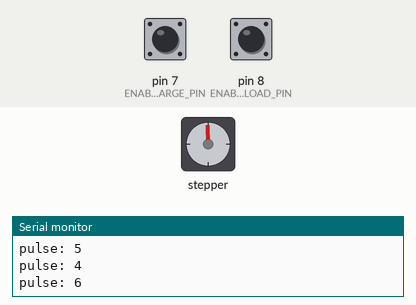
This sketch was run on a simulated Arduino Uno, built with avr-gcc and run on an emulated ATmega328P. Shown: stepper motor, the last lines printed to the serial monitor. Wiring (inferred from the names in the program): stepper motor (200 steps per turn assumed): coils pin 3, pin 4, pin 5, pin 6. The test bench sets the inputs (shaded band); at power-on: pin 7 (ENABLE_CHARGE_PIN) HIGH, pin 8 (ENABLE_LOAD_PIN) HIGH.

Above: at 1.2 s.
1.3 s: pin 7 (ENABLE_CHARGE_PIN) pulled LOW for 1 s
At 2.3 s:
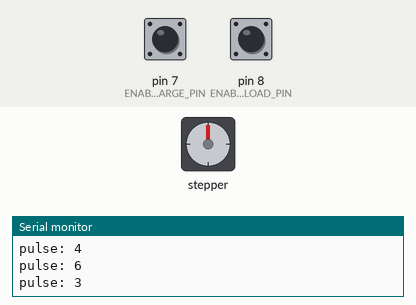
4.1 s: pin 8 (ENABLE_LOAD_PIN) pulled LOW for 1 s
At 5.1 s:
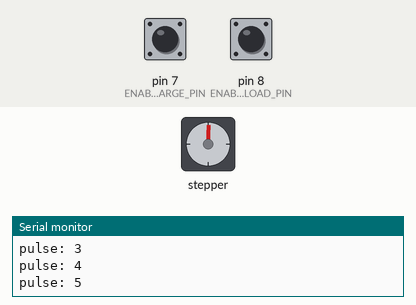
6.9 s: pin 8 (ENABLE_LOAD_PIN) pulled LOW for 3.2 s
At 7.8 s:
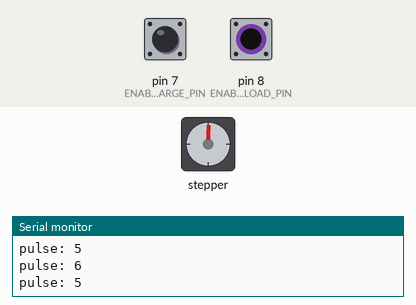
11.9 s: pin 7 (ENABLE_CHARGE_PIN) pulled LOW for 3.2 s
At 12.7 s:
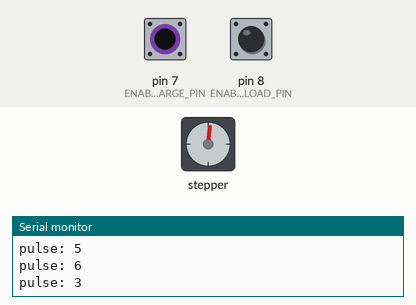
Timing chart, 0 to 16.8 s (numbered marks = the images above; inputs shaded):
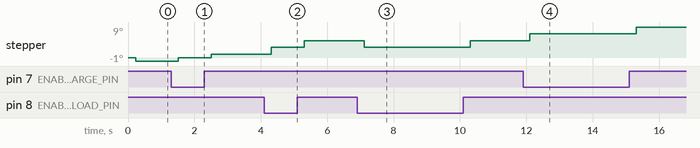

The sketch:

latching-relay.ino
```cpp
// outputs
#define CHARGE_ON_PIN 3
#define CHARGE_OFF_PIN 4
#define LOAD_ON_PIN 5
#define LOAD_OFF_PIN 6

// inputs
#define ENABLE_CHARGE_PIN 7
#define ENABLE_LOAD_PIN 8

class DualCoilLatchingRelay {
  private:
    byte pinOn;
    byte pinOff;
    bool stateOn;
  public:
    DualCoilLatchingRelay(byte pinOn, byte pinOff) {
      this->pinOn = pinOn;
      this->pinOff = pinOff;
      init();
    }
    void init() {
      pinMode(pinOn, OUTPUT);
      pinMode(pinOff, OUTPUT);
      digitalWrite(pinOn, LOW);
      digitalWrite(pinOff, LOW);

      bool stateOn = true;
      off();
    }

    void on() {
      if(!stateOn) {
        pulse(pinOn);
      }

      stateOn = true;
    }

    void off() {
      if(stateOn) {
        pulse(pinOff);
      }

      stateOn = false;
    }

    void pulse(byte pin) {
      Serial.print("pulse: ");
      Serial.println(pin);
      digitalWrite(pin, LOW);
      delay(10);
      digitalWrite(pin, HIGH);
      delay(100);
      digitalWrite(pin, LOW);
    }
};

class InputEnable {
  private:
    byte pin;
    byte state;
    byte lastReading;
    unsigned long lastDebounceTime = 0;
    unsigned long debounceDelay = 200;
  public:
    InputEnable(byte pin) {
      this->pin = pin;
      lastReading = HIGH;
      init();
    }
    void init() {
      pinMode(pin, INPUT_PULLUP);
      update();
    }
    void update() {
      byte newReading = digitalRead(pin);

      if (newReading != lastReading) {
        lastDebounceTime = millis();
      }
      if (millis() - lastDebounceTime > debounceDelay) {
        // Update the 'state' attribute only if debounce is checked
        state = newReading;
      }
      lastReading = newReading;
    }
    byte getState() {
      update();
      return state;
    }
    bool isEnabled() {
      return (getState() == LOW);
    }
};

DualCoilLatchingRelay chargeRelay(CHARGE_ON_PIN, CHARGE_OFF_PIN);
DualCoilLatchingRelay loadRelay(LOAD_ON_PIN, LOAD_OFF_PIN);

InputEnable enableCharge(ENABLE_CHARGE_PIN);
InputEnable enableLoad(ENABLE_LOAD_PIN);

void setup() {
    Serial.begin(9600);
  }

void loop() {
  if (enableCharge.isEnabled()) {
    chargeRelay.on();
  } else {
    chargeRelay.off();
  }

  if (enableLoad.isEnabled()) {
    loadRelay.on();
  } else {
    loadRelay.off();
  }
}
```

Measured:
- after the input at 1.3 s, stepper: goes 0° 1.0 s, then 1°, starting after 0.21 s
- after the input at 4.1 s, stepper: goes 3° 1.0 s, then 5°, starting after 0.21 s
- after the input at 6.9 s, stepper: goes 3° 3.2 s, then 5°, starting after 0.21 s
- after the input at 11.9 s, stepper: goes 7° 3.2 s, then 9°, starting after 0.21 s
